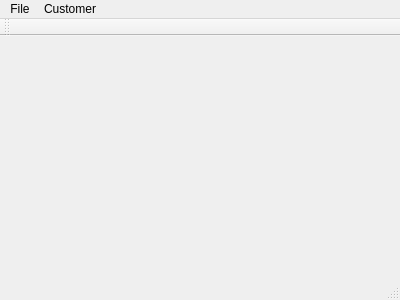
<?xml version="1.0" encoding="UTF-8"?>
<ui version="4.0">
 <class>MainWindow</class>
 <widget class="QMainWindow" name="MainWindow">
  <property name="geometry">
   <rect>
    <x>0</x>
    <y>0</y>
    <width>400</width>
    <height>300</height>
   </rect>
  </property>
  <property name="windowTitle">
   <string>MainWindow</string>
  </property>
  <widget class="QWidget" name="centralWidget"/>
  <widget class="QMenuBar" name="menuBar">
   <property name="geometry">
    <rect>
     <x>0</x>
     <y>0</y>
     <width>400</width>
     <height>21</height>
    </rect>
   </property>
   <widget class="QMenu" name="menuFile">
    <property name="title">
     <string>File</string>
    </property>
   </widget>
   <widget class="QMenu" name="menuCustomer">
    <property name="title">
     <string>Customer</string>
    </property>
    <addaction name="actionSales_Pitch"/>
    <addaction name="actionConcept_of_operations"/>
    <addaction name="actionService_options"/>
    <addaction name="actionMaintenance_plan"/>
    <addaction name="actionGuarantee_Policy"/>
    <addaction name="actionCustomer_Testimonials"/>
    <addaction name="actionRequest_Pamphlet"/>
    <addaction name="actionOrder_Products"/>
   </widget>
   <addaction name="menuFile"/>
   <addaction name="menuCustomer"/>
  </widget>
  <widget class="QToolBar" name="mainToolBar">
   <attribute name="toolBarArea">
    <enum>TopToolBarArea</enum>
   </attribute>
   <attribute name="toolBarBreak">
    <bool>false</bool>
   </attribute>
  </widget>
  <widget class="QStatusBar" name="statusBar"/>
  <action name="actionSales_Pitch">
   <property name="text">
    <string>Sales Pitch</string>
   </property>
  </action>
  <action name="actionConcept_of_operations">
   <property name="text">
    <string>Concept of Operations</string>
   </property>
  </action>
  <action name="actionService_options">
   <property name="text">
    <string>Service Options</string>
   </property>
  </action>
  <action name="actionMaintenance_plan">
   <property name="text">
    <string>Maintenance Plan</string>
   </property>
  </action>
  <action name="actionGuarantee_Policy">
   <property name="text">
    <string>Guarantee Policy</string>
   </property>
  </action>
  <action name="actionCustomer_Testimonials">
   <property name="text">
    <string>Customer Testimonials</string>
   </property>
  </action>
  <action name="actionRequest_Pamphlet">
   <property name="text">
    <string>Request Pamphlet</string>
   </property>
  </action>
  <action name="actionOrder_Products">
   <property name="text">
    <string>Order Products</string>
   </property>
  </action>
 </widget>
 <layoutdefault spacing="6" margin="11"/>
 <resources/>
 <connections/>
</ui>
